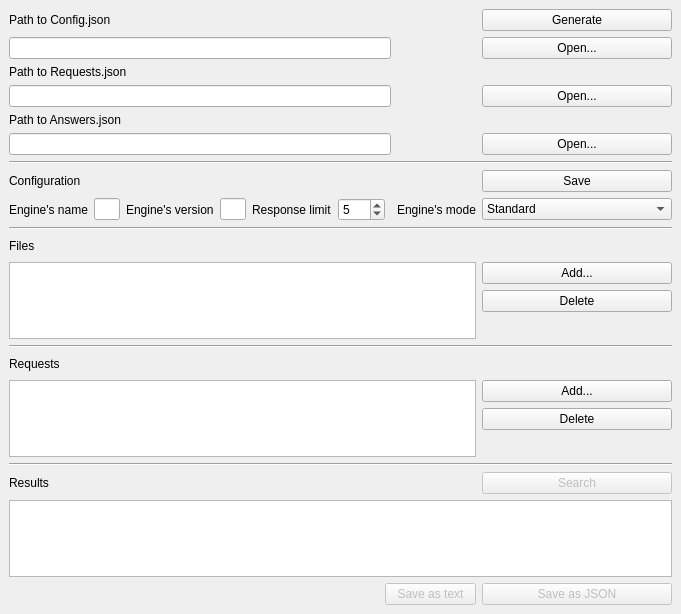
<?xml version="1.0" encoding="UTF-8"?>
<ui version="4.0">
 <class>MainWindow</class>
 <widget class="QMainWindow" name="MainWindow">
  <property name="enabled">
   <bool>true</bool>
  </property>
  <property name="geometry">
   <rect>
    <x>0</x>
    <y>0</y>
    <width>681</width>
    <height>614</height>
   </rect>
  </property>
  <property name="windowTitle">
   <string>Search engine</string>
  </property>
  <widget class="QWidget" name="centralwidget">
   <layout class="QGridLayout" name="gridLayout_2">
    <item row="1" column="0">
     <layout class="QGridLayout" name="gridLayout">
      <item row="8" column="4">
       <widget class="QPushButton" name="config_save_button">
        <property name="text">
         <string>Save</string>
        </property>
       </widget>
      </item>
      <item row="5" column="0">
       <widget class="QLabel" name="answers_path_line">
        <property name="text">
         <string>Path to Answers.json</string>
        </property>
       </widget>
      </item>
      <item row="2" column="4">
       <widget class="QPushButton" name="config_path_button">
        <property name="text">
         <string>Open...</string>
        </property>
       </widget>
      </item>
      <item row="17" column="0" colspan="5">
       <widget class="Line" name="line">
        <property name="orientation">
         <enum>Qt::Horizontal</enum>
        </property>
       </widget>
      </item>
      <item row="3" column="0">
       <widget class="QLabel" name="requests_path_line">
        <property name="text">
         <string>Path to Requests.json</string>
        </property>
       </widget>
      </item>
      <item row="7" column="0" colspan="5">
       <widget class="Line" name="line_2">
        <property name="orientation">
         <enum>Qt::Horizontal</enum>
        </property>
       </widget>
      </item>
      <item row="10" column="0" colspan="5">
       <widget class="Line" name="line_4">
        <property name="orientation">
         <enum>Qt::Horizontal</enum>
        </property>
       </widget>
      </item>
      <item row="9" column="4">
       <widget class="QComboBox" name="mode_select">
        <property name="currentText">
         <string>Standard</string>
        </property>
        <property name="currentIndex">
         <number>0</number>
        </property>
        <property name="maxVisibleItems">
         <number>5</number>
        </property>
        <property name="maxCount">
         <number>4</number>
        </property>
        <property name="insertPolicy">
         <enum>QComboBox::NoInsert</enum>
        </property>
        <item>
         <property name="text">
          <string>Standard</string>
         </property>
        </item>
        <item>
         <property name="text">
          <string>Manual</string>
         </property>
        </item>
        <item>
         <property name="text">
          <string>Do not use configurations' file</string>
         </property>
        </item>
        <item>
         <property name="text">
          <string>Do not use requests' file</string>
         </property>
        </item>
       </widget>
      </item>
      <item row="14" column="0" colspan="5">
       <widget class="Line" name="line_3">
        <property name="orientation">
         <enum>Qt::Horizontal</enum>
        </property>
       </widget>
      </item>
      <item row="8" column="0">
       <widget class="QLabel" name="label_2">
        <property name="text">
         <string>Configuration</string>
        </property>
       </widget>
      </item>
      <item row="16" column="0" colspan="4">
       <widget class="QListView" name="requests_line_list">
        <property name="sizePolicy">
         <sizepolicy hsizetype="Expanding" vsizetype="Expanding">
          <horstretch>0</horstretch>
          <verstretch>0</verstretch>
         </sizepolicy>
        </property>
        <property name="editTriggers">
         <set>QAbstractItemView::SelectedClicked</set>
        </property>
       </widget>
      </item>
      <item row="16" column="4">
       <layout class="QVBoxLayout" name="verticalLayout">
        <item>
         <widget class="QPushButton" name="requests_add_button">
          <property name="text">
           <string>Add...</string>
          </property>
         </widget>
        </item>
        <item>
         <widget class="QPushButton" name="requests_delete_button">
          <property name="text">
           <string>Delete</string>
          </property>
         </widget>
        </item>
        <item>
         <spacer name="verticalSpacer">
          <property name="orientation">
           <enum>Qt::Vertical</enum>
          </property>
          <property name="sizeHint" stdset="0">
           <size>
            <width>20</width>
            <height>40</height>
           </size>
          </property>
         </spacer>
        </item>
       </layout>
      </item>
      <item row="20" column="1" colspan="3">
       <widget class="QPushButton" name="save_as_text_button">
        <property name="enabled">
         <bool>false</bool>
        </property>
        <property name="text">
         <string>Save as text</string>
        </property>
       </widget>
      </item>
      <item row="19" column="0" colspan="5">
       <widget class="QTreeWidget" name="results_tree_widget">
        <property name="sizePolicy">
         <sizepolicy hsizetype="Expanding" vsizetype="Expanding">
          <horstretch>0</horstretch>
          <verstretch>0</verstretch>
         </sizepolicy>
        </property>
        <property name="editTriggers">
         <set>QAbstractItemView::NoEditTriggers</set>
        </property>
        <property name="showDropIndicator" stdset="0">
         <bool>false</bool>
        </property>
        <property name="alternatingRowColors">
         <bool>false</bool>
        </property>
        <property name="selectionMode">
         <enum>QAbstractItemView::NoSelection</enum>
        </property>
        <property name="rootIsDecorated">
         <bool>true</bool>
        </property>
        <property name="columnCount">
         <number>3</number>
        </property>
        <attribute name="headerVisible">
         <bool>false</bool>
        </attribute>
        <column>
         <property name="text">
          <string notr="true">1</string>
         </property>
        </column>
        <column>
         <property name="text">
          <string notr="true">2</string>
         </property>
        </column>
        <column>
         <property name="text">
          <string notr="true">3</string>
         </property>
        </column>
       </widget>
      </item>
      <item row="18" column="0">
       <widget class="QLabel" name="answers_field_line">
        <property name="text">
         <string>Results</string>
        </property>
       </widget>
      </item>
      <item row="9" column="0" colspan="2">
       <layout class="QHBoxLayout" name="horizontalLayout_2">
        <item>
         <widget class="QLabel" name="engine_name_line">
          <property name="text">
           <string>Engine's name</string>
          </property>
         </widget>
        </item>
        <item>
         <widget class="QLineEdit" name="engine_name_edit">
          <property name="enabled">
           <bool>true</bool>
          </property>
          <property name="readOnly">
           <bool>true</bool>
          </property>
         </widget>
        </item>
        <item>
         <widget class="QLabel" name="engine_version_line">
          <property name="text">
           <string>Engine's version</string>
          </property>
         </widget>
        </item>
        <item>
         <widget class="QLineEdit" name="engine_version_edit">
          <property name="enabled">
           <bool>true</bool>
          </property>
          <property name="readOnly">
           <bool>true</bool>
          </property>
         </widget>
        </item>
        <item>
         <widget class="QLabel" name="label_4">
          <property name="sizePolicy">
           <sizepolicy hsizetype="Preferred" vsizetype="Preferred">
            <horstretch>0</horstretch>
            <verstretch>0</verstretch>
           </sizepolicy>
          </property>
          <property name="text">
           <string>Response limit</string>
          </property>
         </widget>
        </item>
        <item>
         <widget class="QSpinBox" name="max_response_spin">
          <property name="minimum">
           <number>0</number>
          </property>
          <property name="maximum">
           <number>999</number>
          </property>
          <property name="value">
           <number>5</number>
          </property>
         </widget>
        </item>
       </layout>
      </item>
      <item row="9" column="3">
       <widget class="QLabel" name="label">
        <property name="text">
         <string>Engine's mode</string>
        </property>
       </widget>
      </item>
      <item row="12" column="0">
       <layout class="QHBoxLayout" name="horizontalLayout_3">
        <item>
         <widget class="QLabel" name="files_line">
          <property name="text">
           <string>Files</string>
          </property>
         </widget>
        </item>
        <item>
         <widget class="QLabel" name="no_files_mark">
          <property name="enabled">
           <bool>true</bool>
          </property>
          <property name="text">
           <string/>
          </property>
          <property name="pixmap">
           <pixmap>icons/warning_small.png</pixmap>
          </property>
         </widget>
        </item>
        <item>
         <spacer name="horizontalSpacer">
          <property name="orientation">
           <enum>Qt::Horizontal</enum>
          </property>
          <property name="sizeHint" stdset="0">
           <size>
            <width>40</width>
            <height>20</height>
           </size>
          </property>
         </spacer>
        </item>
       </layout>
      </item>
      <item row="18" column="4">
       <widget class="QPushButton" name="search_button">
        <property name="enabled">
         <bool>false</bool>
        </property>
        <property name="text">
         <string>Search</string>
        </property>
       </widget>
      </item>
      <item row="13" column="0" colspan="4">
       <widget class="QListView" name="file_view">
        <property name="sizePolicy">
         <sizepolicy hsizetype="Expanding" vsizetype="Expanding">
          <horstretch>0</horstretch>
          <verstretch>0</verstretch>
         </sizepolicy>
        </property>
       </widget>
      </item>
      <item row="1" column="0">
       <widget class="QLabel" name="config_path_line">
        <property name="text">
         <string>Path to Config.json</string>
        </property>
       </widget>
      </item>
      <item row="13" column="4">
       <layout class="QVBoxLayout" name="verticalLayout_3">
        <item>
         <widget class="QPushButton" name="add_file_button">
          <property name="text">
           <string>Add...</string>
          </property>
         </widget>
        </item>
        <item>
         <widget class="QPushButton" name="delete_file_button">
          <property name="text">
           <string>Delete</string>
          </property>
         </widget>
        </item>
        <item>
         <spacer name="verticalSpacer_2">
          <property name="orientation">
           <enum>Qt::Vertical</enum>
          </property>
          <property name="sizeHint" stdset="0">
           <size>
            <width>20</width>
            <height>40</height>
           </size>
          </property>
         </spacer>
        </item>
       </layout>
      </item>
      <item row="20" column="4">
       <widget class="QPushButton" name="save_button">
        <property name="enabled">
         <bool>false</bool>
        </property>
        <property name="text">
         <string>Save as JSON</string>
        </property>
       </widget>
      </item>
      <item row="15" column="0">
       <layout class="QHBoxLayout" name="horizontalLayout_4">
        <item>
         <widget class="QLabel" name="requests_fieeld_line">
          <property name="text">
           <string>Requests</string>
          </property>
         </widget>
        </item>
        <item>
         <widget class="QLabel" name="no_requests_mark_2">
          <property name="enabled">
           <bool>true</bool>
          </property>
          <property name="text">
           <string/>
          </property>
          <property name="pixmap">
           <pixmap>icons/warning_small.png</pixmap>
          </property>
         </widget>
        </item>
        <item>
         <spacer name="horizontalSpacer_2">
          <property name="orientation">
           <enum>Qt::Horizontal</enum>
          </property>
          <property name="sizeHint" stdset="0">
           <size>
            <width>40</width>
            <height>20</height>
           </size>
          </property>
         </spacer>
        </item>
       </layout>
      </item>
      <item row="1" column="4">
       <widget class="QPushButton" name="generate_config_button">
        <property name="text">
         <string>Generate</string>
        </property>
       </widget>
      </item>
      <item row="4" column="4">
       <widget class="QPushButton" name="requests_path_button">
        <property name="text">
         <string>Open...</string>
        </property>
       </widget>
      </item>
      <item row="6" column="4">
       <widget class="QPushButton" name="answers_path_button">
        <property name="text">
         <string>Open...</string>
        </property>
       </widget>
      </item>
      <item row="4" column="3">
       <widget class="QLabel" name="no_requests_path_mark">
        <property name="enabled">
         <bool>true</bool>
        </property>
        <property name="text">
         <string/>
        </property>
        <property name="pixmap">
         <pixmap>icons/warning_small.png</pixmap>
        </property>
       </widget>
      </item>
      <item row="2" column="3">
       <widget class="QLabel" name="no_config_mark">
        <property name="enabled">
         <bool>true</bool>
        </property>
        <property name="text">
         <string/>
        </property>
        <property name="pixmap">
         <pixmap>icons/warning_small.png</pixmap>
        </property>
       </widget>
      </item>
      <item row="6" column="0" colspan="3">
       <widget class="QLineEdit" name="answers_path_edit"/>
      </item>
      <item row="4" column="0" colspan="3">
       <widget class="QLineEdit" name="requests_path_edit"/>
      </item>
      <item row="2" column="0" colspan="3">
       <widget class="QLineEdit" name="config_path_edit"/>
      </item>
     </layout>
    </item>
   </layout>
  </widget>
  <action name="actionOpen_Config_json">
   <property name="icon">
    <iconset theme="document-open">
     <normaloff>.</normaloff>.</iconset>
   </property>
   <property name="text">
    <string>Open Config.json...</string>
   </property>
   <property name="toolTip">
    <string>Open Config.json file</string>
   </property>
  </action>
  <action name="actionOpen_Requests_json">
   <property name="icon">
    <iconset theme="document-open">
     <normaloff>.</normaloff>.</iconset>
   </property>
   <property name="text">
    <string>Open Requests.json...</string>
   </property>
   <property name="toolTip">
    <string>Open Requests.json file</string>
   </property>
  </action>
  <action name="actionSave_Answers_json">
   <property name="icon">
    <iconset theme="document-save">
     <normaloff>.</normaloff>.</iconset>
   </property>
   <property name="text">
    <string>Save Answers.json...</string>
   </property>
   <property name="toolTip">
    <string>Choose path to Answers.json file</string>
   </property>
  </action>
  <action name="actionExit">
   <property name="icon">
    <iconset theme="window-close">
     <normaloff>.</normaloff>.</iconset>
   </property>
   <property name="text">
    <string>Exit</string>
   </property>
  </action>
  <action name="actionabout">
   <property name="text">
    <string>About...</string>
   </property>
  </action>
 </widget>
 <resources/>
 <connections>
  <connection>
   <sender>requests_path_button</sender>
   <signal>clicked()</signal>
   <receiver>MainWindow</receiver>
   <slot>openRequests()</slot>
   <hints>
    <hint type="sourcelabel">
     <x>670</x>
     <y>112</y>
    </hint>
    <hint type="destinationlabel">
     <x>750</x>
     <y>95</y>
    </hint>
   </hints>
  </connection>
  <connection>
   <sender>answers_path_button</sender>
   <signal>clicked()</signal>
   <receiver>MainWindow</receiver>
   <slot>openAnswers()</slot>
   <hints>
    <hint type="sourcelabel">
     <x>670</x>
     <y>161</y>
    </hint>
    <hint type="destinationlabel">
     <x>750</x>
     <y>153</y>
    </hint>
   </hints>
  </connection>
  <connection>
   <sender>requests_add_button</sender>
   <signal>clicked()</signal>
   <receiver>MainWindow</receiver>
   <slot>addRequests()</slot>
   <hints>
    <hint type="sourcelabel">
     <x>669</x>
     <y>416</y>
    </hint>
    <hint type="destinationlabel">
     <x>750</x>
     <y>218</y>
    </hint>
   </hints>
  </connection>
  <connection>
   <sender>requests_delete_button</sender>
   <signal>clicked()</signal>
   <receiver>MainWindow</receiver>
   <slot>deleteRequests()</slot>
   <hints>
    <hint type="sourcelabel">
     <x>669</x>
     <y>445</y>
    </hint>
    <hint type="destinationlabel">
     <x>750</x>
     <y>283</y>
    </hint>
   </hints>
  </connection>
  <connection>
   <sender>config_path_edit</sender>
   <signal>textChanged(QString)</signal>
   <receiver>MainWindow</receiver>
   <slot>setConfigPath(QString)</slot>
   <hints>
    <hint type="sourcelabel">
     <x>342</x>
     <y>50</y>
    </hint>
    <hint type="destinationlabel">
     <x>364</x>
     <y>24</y>
    </hint>
   </hints>
  </connection>
  <connection>
   <sender>requests_path_edit</sender>
   <signal>textChanged(QString)</signal>
   <receiver>MainWindow</receiver>
   <slot>setRequestsPath(QString)</slot>
   <hints>
    <hint type="sourcelabel">
     <x>422</x>
     <y>110</y>
    </hint>
    <hint type="destinationlabel">
     <x>533</x>
     <y>26</y>
    </hint>
   </hints>
  </connection>
  <connection>
   <sender>answers_path_edit</sender>
   <signal>textChanged(QString)</signal>
   <receiver>MainWindow</receiver>
   <slot>setAnswersPath(QString)</slot>
   <hints>
    <hint type="sourcelabel">
     <x>422</x>
     <y>159</y>
    </hint>
    <hint type="destinationlabel">
     <x>677</x>
     <y>24</y>
    </hint>
   </hints>
  </connection>
  <connection>
   <sender>search_button</sender>
   <signal>clicked()</signal>
   <receiver>MainWindow</receiver>
   <slot>search()</slot>
   <hints>
    <hint type="sourcelabel">
     <x>670</x>
     <y>499</y>
    </hint>
    <hint type="destinationlabel">
     <x>750</x>
     <y>385</y>
    </hint>
   </hints>
  </connection>
  <connection>
   <sender>save_button</sender>
   <signal>clicked()</signal>
   <receiver>MainWindow</receiver>
   <slot>saveResult()</slot>
   <hints>
    <hint type="sourcelabel">
     <x>670</x>
     <y>603</y>
    </hint>
    <hint type="destinationlabel">
     <x>741</x>
     <y>529</y>
    </hint>
   </hints>
  </connection>
  <connection>
   <sender>mode_select</sender>
   <signal>currentIndexChanged(int)</signal>
   <receiver>MainWindow</receiver>
   <slot>changeMode(int)</slot>
   <hints>
    <hint type="sourcelabel">
     <x>670</x>
     <y>226</y>
    </hint>
    <hint type="destinationlabel">
     <x>750</x>
     <y>314</y>
    </hint>
   </hints>
  </connection>
  <connection>
   <sender>delete_file_button</sender>
   <signal>clicked()</signal>
   <receiver>MainWindow</receiver>
   <slot>deleteFile()</slot>
   <hints>
    <hint type="sourcelabel">
     <x>669</x>
     <y>328</y>
    </hint>
    <hint type="destinationlabel">
     <x>615</x>
     <y>304</y>
    </hint>
   </hints>
  </connection>
  <connection>
   <sender>add_file_button</sender>
   <signal>clicked()</signal>
   <receiver>MainWindow</receiver>
   <slot>addFile()</slot>
   <hints>
    <hint type="sourcelabel">
     <x>669</x>
     <y>299</y>
    </hint>
    <hint type="destinationlabel">
     <x>590</x>
     <y>212</y>
    </hint>
   </hints>
  </connection>
  <connection>
   <sender>config_save_button</sender>
   <signal>clicked()</signal>
   <receiver>MainWindow</receiver>
   <slot>configSave()</slot>
   <hints>
    <hint type="sourcelabel">
     <x>636</x>
     <y>182</y>
    </hint>
    <hint type="destinationlabel">
     <x>529</x>
     <y>171</y>
    </hint>
   </hints>
  </connection>
  <connection>
   <sender>generate_config_button</sender>
   <signal>clicked()</signal>
   <receiver>MainWindow</receiver>
   <slot>generateConfig()</slot>
   <hints>
    <hint type="sourcelabel">
     <x>670</x>
     <y>32</y>
    </hint>
    <hint type="destinationlabel">
     <x>497</x>
     <y>68</y>
    </hint>
   </hints>
  </connection>
  <connection>
   <sender>config_path_button</sender>
   <signal>clicked()</signal>
   <receiver>MainWindow</receiver>
   <slot>openConfig()</slot>
   <hints>
    <hint type="sourcelabel">
     <x>670</x>
     <y>62</y>
    </hint>
    <hint type="destinationlabel">
     <x>750</x>
     <y>33</y>
    </hint>
   </hints>
  </connection>
  <connection>
   <sender>save_as_text_button</sender>
   <signal>clicked()</signal>
   <receiver>MainWindow</receiver>
   <slot>saveResultAsText()</slot>
   <hints>
    <hint type="sourcelabel">
     <x>496</x>
     <y>603</y>
    </hint>
    <hint type="destinationlabel">
     <x>375</x>
     <y>305</y>
    </hint>
   </hints>
  </connection>
 </connections>
 <slots>
  <slot>openConfig()</slot>
  <slot>openRequests()</slot>
  <slot>openAnswers()</slot>
  <slot>addRequests()</slot>
  <slot>deleteRequests()</slot>
  <slot>setConfigPath(QString)</slot>
  <slot>setRequestsPath(QString)</slot>
  <slot>setAnswersPath(QString)</slot>
  <slot>search()</slot>
  <slot>saveResult()</slot>
  <slot>changeMode(int)</slot>
  <slot>deleteFile()</slot>
  <slot>addFile()</slot>
  <slot>changeEngineName()</slot>
  <slot>changeEngineVersion()</slot>
  <slot>configSave()</slot>
  <slot>generateConfig()</slot>
  <slot>saveResultAsText()</slot>
 </slots>
</ui>
